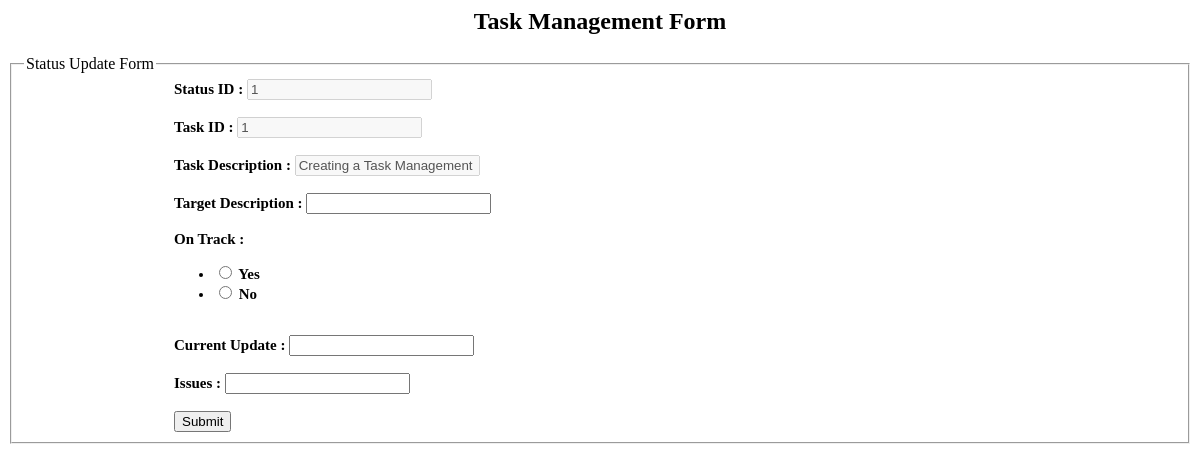
Page /status/update/1 on the earlier database version.
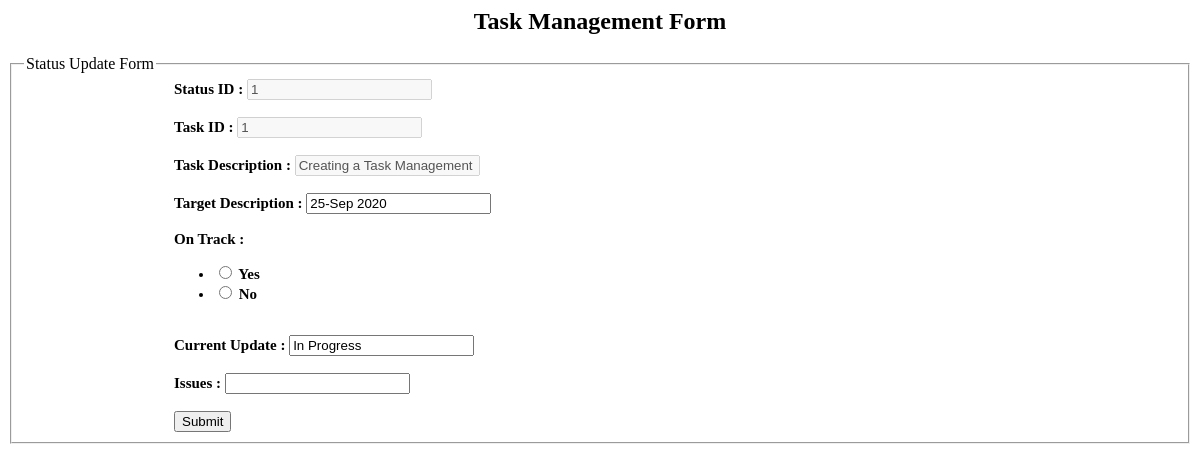
Same page on the later database version.
### helloapp/models.py (models this page shows)
class Status(db.Model):
    id = db.Column(db.Integer, primary_key=True)
    task_id = db.Column(db.Integer, index=True)
    task = db.Column(db.String(500), index=True)
    target = db.Column(db.String(100), index=True)
    onTrack = db.Column(db.Boolean, index=True)
    cupdate = db.Column(db.String(500), index=True)
    issues = db.Column(db.String(500), index=True)

### helloapp/routes.py (the view, shortened to what this page needs)
@app.route('/status/update/<int:id>', methods=['GET', 'POST'])
def update_status(id):
  form = StatusUpdateForm()
  status =  Status.query.filter_by(task_id=id)[0]
  try:
      form.id.data = status.id
      form.id.render_kw = {'disabled': 'disabled'}
      form.task_id.data = status.task_id
      form.task_id.render_kw = {'disabled': 'disabled'}
      form.task.data = status.task
      form.task.render_kw = {'disabled': 'disabled'}
      form.target.data = status.target
      form.cupdate.data = status.cupdate
      form.issue.data = status.issues
      return render_template('update_status.html', form=form, ctime = datetime.now(), db_status=status)
  except:
      err = "Some Error Occured... Please try again by closing this window..!"
      form.id.data = status.id
      form.id.render_kw = {'disabled': 'disabled'}
      form.task_id.data = status.task_id
      form.task_id.render_kw = {'disabled': 'disabled'}
      form.task.data = status.task
      form.task.render_kw = {'disabled': 'disabled'}
      form.target.data = status.target
      form.cupdate.data = status.cupdate
      form.issue.data = status.issues
      return render_template('update_status.html', form=form, ctime = datetime.now(), db_status=status, err=err)

### helloapp/forms.py
class StatusUpdateForm(FlaskForm):
  id = IntegerField("Status ID")
  task_id = IntegerField("Task ID")
  task = StringField("Task Description")
  target = StringField("Target Description")
  onTrack = RadioField("On Track", choices=["Yes","No"])
  cupdate = StringField("Current Update")
  issue = StringField("Issues")
  submit = SubmitField("Submit")

### helloapp/templates/update_status.html (shortened to what this page needs)
{% block content %}
    <h2 style = "text-align: center;">Task Management Form</h2>
      <form action = "" method = POST>
         <fieldset>
            <legend>Status Update Form</legend>
            <div style = "font-size:15px; font-weight:bold; margin-left:150px;" >
	       {{ form.id.label }} : {{ form.id }} <br><br>
	       {{ form.task_id.label }} : {{ form.task_id }}<br><br>
	       {{ form.task.label }} : {{ form.task }} <br><br>
	       {{ form.target.label }} : {{ form.target }}<br><br>
	       {{ form.onTrack.label }} : {{ form.onTrack }}<br>
	       {{ form.cupdate.label }} : {{ form.cupdate }}<br><br>
	       {{ form.issue.label }} : {{ form.issue }}<br><br>
               {{ form.submit }}
            </div>
         </fieldset>
      </form>
{% endblock %}

Differences in the rows shown:
changed Status "Creating a Task Management Website": target (not shown) → "25-Sep 2020"; cupdate (not shown) → "In Progress"
